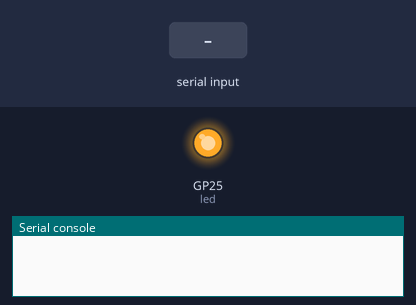
Recording of a program running on a simulated Raspberry Pi Pico running MicroPython. Parts: output pins drawn as LEDs (lit = HIGH), the last lines printed to the serial console. The inputs (shaded band) are chosen by the test bench.

Above: at 2.2 s.
2.3 s: "0" typed at the serial console, then Enter
At 3.5 s:
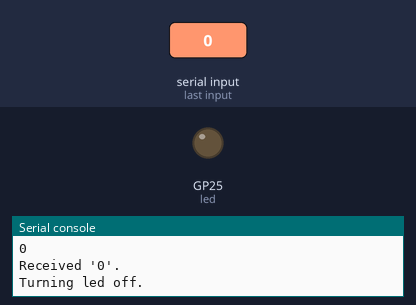
3.8 s: "1" typed at the serial console, then Enter
At 4.8 s:
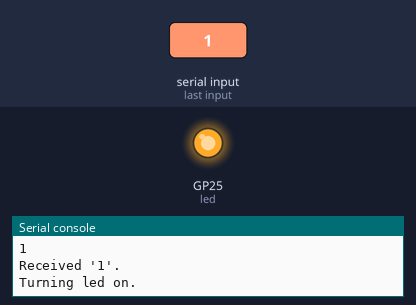
Timing chart, 0 to 6.8 s (numbered marks = the images above; inputs shaded):
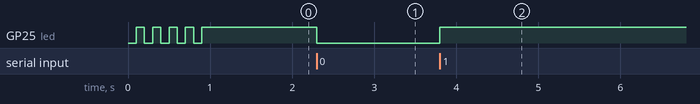

Measured:
- after the input at 2.3 s, GP25 (led): HIGH → LOW at once
- after the input at 3.8 s, GP25 (led): LOW → HIGH at once

The program:

main.py
```python
# Importeer de vereiste modules
from machine import Pin, ADC, UART
import time

# Configureer on-board led
led = Pin(25, Pin.OUT)

# Configureer ADC voor het lezen van de interne temperatuursensor
adc = ADC(4)  # Gebruik ADC-kanaal 4 voor de interne temperatuursensor

# Configureer UART voor seriele communicatie
uart = UART(0, baudrate=115200, tx=Pin(0), rx=Pin(1))

# Knipper de led om een succesvolle flits aan te geven
for _ in range(5):
    led(0)
    time.sleep(.1)
    led(1)
    time.sleep(.1)

# Wacht op gegevens van de verbinding
while True:
    data = input()

    print("Received '" + data + "'.")
    if data == '0':
        print("Turning led off.")
        led(0)
    elif data == '1':
        print("Turning led on.")
        led(1)
    elif data == '2':
        # Lees de interne temperatuursensor en stuur de temperatuur terug via UART
        voltage = adc.read_u16() * (3.3 / 65535)
        temperature = 27 - (voltage - 0.706) / 0.001721
        uart.write("{:.2f}\r\n".format(temperature))
        print("Temperature sent:", temperature)
    else:
        print("Unknown command.")
```
